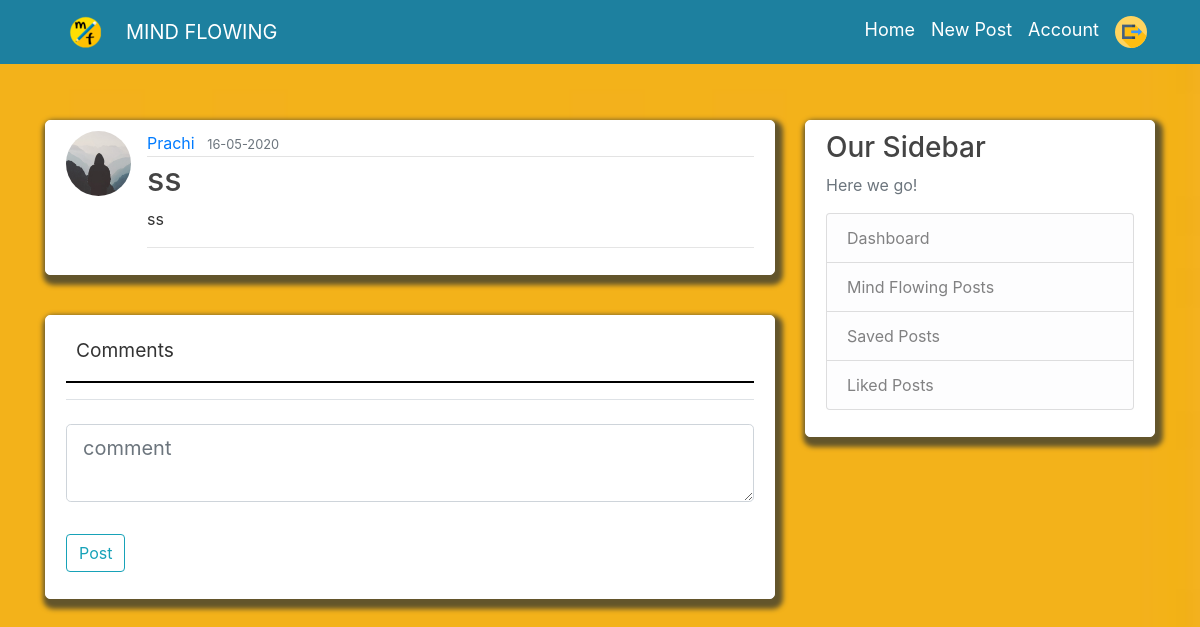
/post/1/comment (signed in), run on an earlier commit of the app's database.
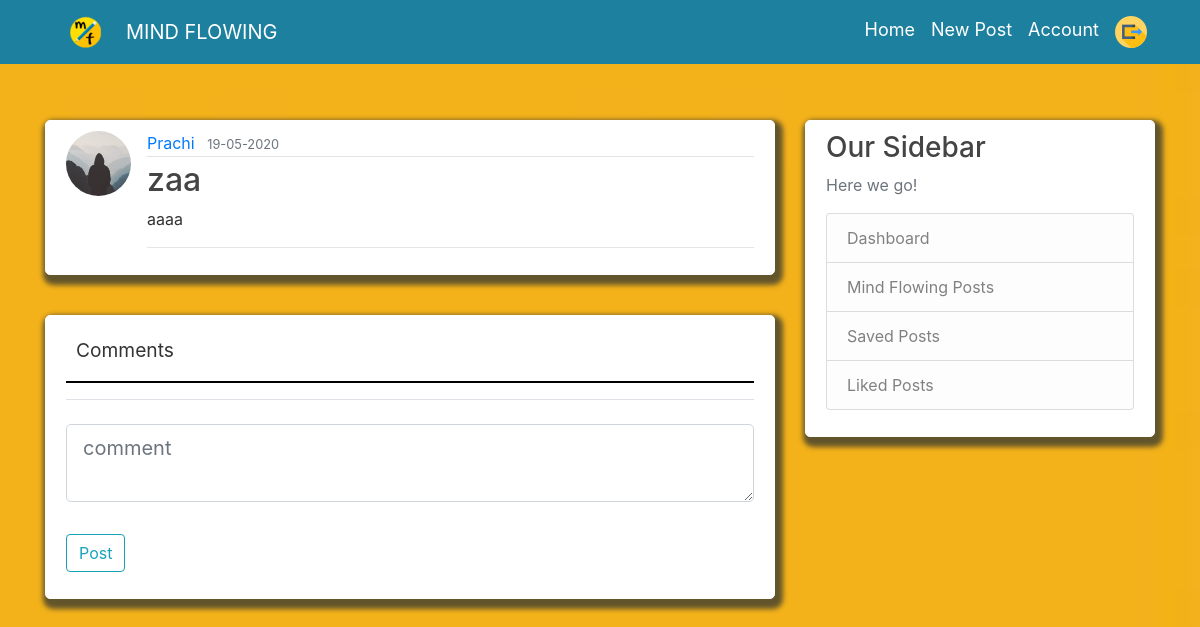
And on a later commit of the database.
### flaskblog/models.py (models this page shows, shortened)
class Post(db.Model,UserMixin):
    __searchable__ = ['title', 'content']
    id = db.Column(db.Integer, primary_key=True)
    title = db.Column(db.String(100), nullable=False)
    date_posted = db.Column(db.DateTime, nullable=False, default=datetime.utcnow)
    content = db.Column(db.Text, nullable=False)
    user_id = db.Column(db.Integer, db.ForeignKey('user.id'), nullable=False)
    likes = db.relationship('PostLike', backref='post', lazy='dynamic')
    unlikes = db.relationship('PostUnLike', backref='post', lazy='dynamic')
    comments = db.relationship('PostComment',backref='post',lazy='dynamic')
    saves = db.relationship('PostSave', backref='post', lazy='dynamic')
    image = db.Column(db.String(100))

### flaskblog/routes.py (the view)
@app.route("/post/<int:post_id>/comment", methods=['GET', 'POST'])
@login_required
def post_comment(post_id):
    post = Post.query.get_or_404(post_id)
    form = PostCommentForm()
    if form.validate_on_submit():
        comment = PostComment(user_id=current_user.id,user_name=current_user.username,post_id=post.id,content=form.content.data)
        db.session.add(comment)
        db.session.commit()
        flash('Your comment has been posted!', 'success')
        return redirect(url_for('post_comment',post_id=post_id))
    return render_template('comment.html',
                           form=form,post=post)

### flaskblog/forms.py
class PostCommentForm(FlaskForm):
    content = TextAreaField( validators=[DataRequired()])
    submit = SubmitField('Post')

### flaskblog/models.py (called while the page is built)
@login_manager.user_loader
def load_user(user_id):
    return User.query.get(int(user_id))

### flaskblog/templates/comment.html (shortened to what this page needs)
{% extends "layout.html" %}
{% block content %}
<article class="media content-section">
    <img class="rounded-circle article-img"
        src="{{ url_for('static', filename='profile_pics/' + post.author.image_file) }}">
    <div class="media-body">
        <div class="article-metadata">
            <a class="mr-2"
                href="{{ url_for('user_posts', username=post.author.username) }}">{{ post.author.username }}</a>
            <small class="text-muted">{{ post.date_posted.strftime('%d-%m-%Y') }}</small>
        </div>
        <h2 class="article-title">{{ post.title }}</h2>
        <p class="article-content">{{ post.content }}</p>
        <hr>
    </div>
</article>
<div class="content-section">
    <div style="font-size: larger; margin: 10px;">Comments</div>
    <hr class="allhr">
    <form method="POST" action="">
        <fieldset class="form-group">
            <legend class="border-bottom mb-4">{{ legend }}</legend>
            <div class="form-group">
                {{ form.content(class="form-control form-control-lg", placeholder="comment") }}
            </div>
        </fieldset>
        <div class="form-group">
            {{ form.submit(class="btn btn-outline-info") }}
        </div>
    </form>
</div>
{% endblock content %}

What changed in the data, as far as the page shows it:
changed Post: date_posted "16-05-2020" → "19-05-2020"; title "ss" → "zaa"; content "ss" → "aaaa"
